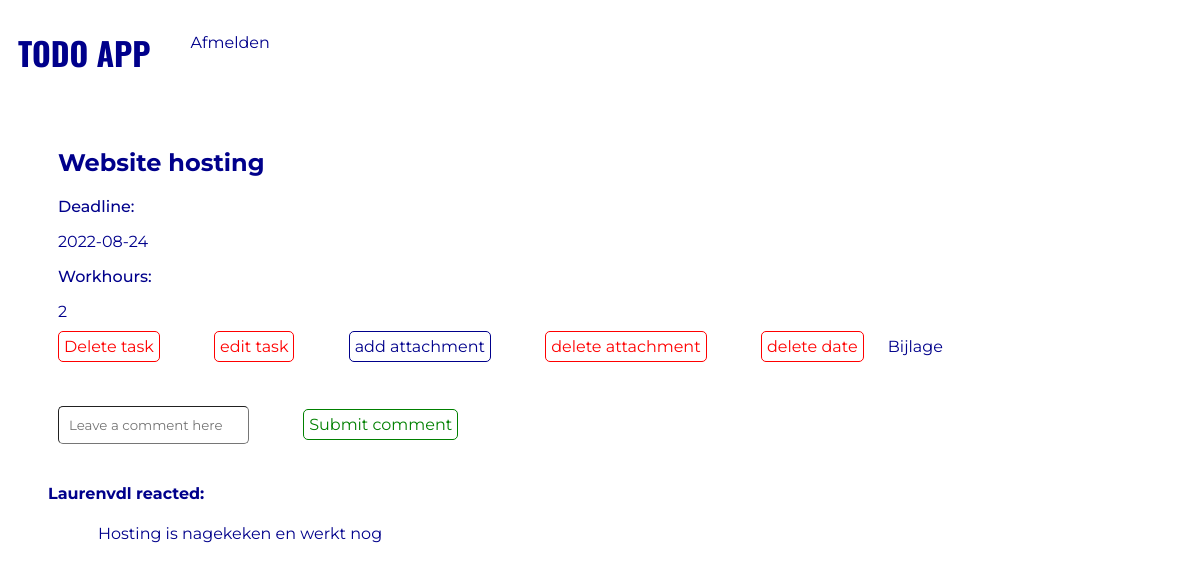
The page /task.php?task=45 (signed in) on the database its author committed.
### tables this page shows
CREATE TABLE `tasks` (
  `id` int(11) NOT NULL,
  `userId` int(11) NOT NULL,
  `listId` int(11) NOT NULL,
  `title` varchar(300) NOT NULL,
  `hour` int(11) NOT NULL,
  `date` date DEFAULT NULL,
  `done` tinyint(1) NOT NULL DEFAULT 0,
  `attachment` varchar(255) DEFAULT NULL
);

CREATE TABLE `comments` (
  `id` int(11) NOT NULL,
  `text` varchar(300) NOT NULL,
  `userId` int(11) NOT NULL,
  `taskId` int(11) NOT NULL
);

CREATE TABLE `users` (
  `id` int(11) NOT NULL,
  `username` varchar(300) NOT NULL,
  `password` varchar(300) NOT NULL,
  `is_admin` tinyint(1) NOT NULL DEFAULT 0
);

### classes/Task.php (called while the page is built, shortened)
<?php
class Task
{
    public static function getTaskArrayById($id)
    {
        $conn = Db::getInstance();
        $statement = $conn->prepare("select * from tasks where id = :id");
        $statement->bindValue(":id", $id);
        $statement->execute();
        return $statement->fetch(PDO::FETCH_ASSOC);
    }
}

### classes/Comment.php (called while the page is built, shortened)
<?php
    class Comment {
        public static function getAll($taskId) {
            $conn = Db::getInstance();
            $statement = $conn->prepare("select * from comments where taskId = :taskId");
            $statement->bindValue(':taskId', $taskId);
            $statement->execute();
            return $statement->fetchAll(PDO::FETCH_ASSOC);
        }
    }

### classes/User.php (called while the page is built, shortened)
<?php
    class User {
        public static function getUserById($id) {
            $conn = Db::getInstance();
            $statement = $conn->prepare("select * from users where id = :userId");
            $statement->bindValue(':userId', $id);
            $statement->execute();
            return $statement->fetch();
        }
    }

### task.php (the view, shortened to what this page needs)
<?php
    $taskId = $_GET['task'];
    $task = Task::getTaskArrayById($taskId);
    $comments = Comment::getAll($_GET['task']);
?><!DOCTYPE html>
<html lang="en">
<head>
    <link rel="stylesheet" href="css/task.css?v=<?php echo time(); ?>">
</head>
<body>
    <?php include_once("nav.inc.php"); ?>
    <div class="header">
        <h2><?php echo htmlspecialchars($task['title']); ?></h2>
        <p class="bold">Deadline: </p>
        <p><?php echo htmlspecialchars($task['date']); ?></p>
        <p class="bold">Workhours: </p>
        <p><?php echo htmlspecialchars($task['hour']); ?></p>
    </div>
    <a href="delete_task.php?task=<?php echo $_GET["task"]; ?>" class="add" id="red">Delete task</a>
    <a href="edit_task.php?task=<?php echo $_GET["task"]; ?>" class="add" id="red">edit task</a>
    <a href="add_attachment_to_task.php?task=<?php echo $_GET["task"]; ?>" class="add" id="green">add attachment</a>
    <a href="delete_attachment.php?task=<?php echo $_GET["task"]; ?>" class="add" id="red">delete attachment</a>
    <a href="delete_date.php?task=<?php echo $_GET["task"]; ?>" class="add" id="red">delete date</a>
    <?php
    if(!is_null($task["attachment"])):
    ?>
    <a href="<?php echo $task["attachment"]?>" target="_blank" class="attachment">Bijlage</a>
    <?php endif; ?>
    <div class="commentSection">
                <div id="commentForm">
                    <input type="text" id="commentText" placeholder="Leave a comment here">
                    <a href="#" class="add" id="submitComment" data-taskid="<?php echo $task['id'] ?>">Submit comment</a>
                </div>
                <br>
                <ul id="commentList">
                    <?php foreach($comments as $comment): ?>
                        <?php $commentUser = User::getUserById($comment['userId']) ?>
                            <li>
                                    <h4 class="detailsText"><?php echo $commentUser['username'] ?> reacted:</h4>
                                    <p><?php echo $comment['text'] ?></p>
                            </li>
                    <?php endforeach; ?>
                </ul>
            </div>
</body>
</html>

### css/task.css (style rules this page uses)
* { font-family: 'Montserrat', sans-serif; color: darkblue; }
h2 { margin-left: 50px; margin-top: 50px; margin-bottom: 20px; }
a { margin-left: 20px; padding-bottom: 20px; }
p { margin-left: 50px; }
.bold { font-weight: 500; }
.add { margin-left: 50px; padding: 5px; border-style: solid; border-width: 1px; border-radius: 5px; }
#red { color: red; }
#submitComment { color: green; }
#commentText { padding: 10px; margin-top: 50px; margin-left: 50px; border-radius: 5px; border-width: 1px; }

### css/navigation.css (style rules this page uses)
* { list-style: none; text-decoration: none; }

### rows shown on the page
tasks: title "Website hosting", date "2022-08-24", hour "2"
comments: userId.username "Laurenvdl", text "Hosting is nagekeken en werkt nog"
